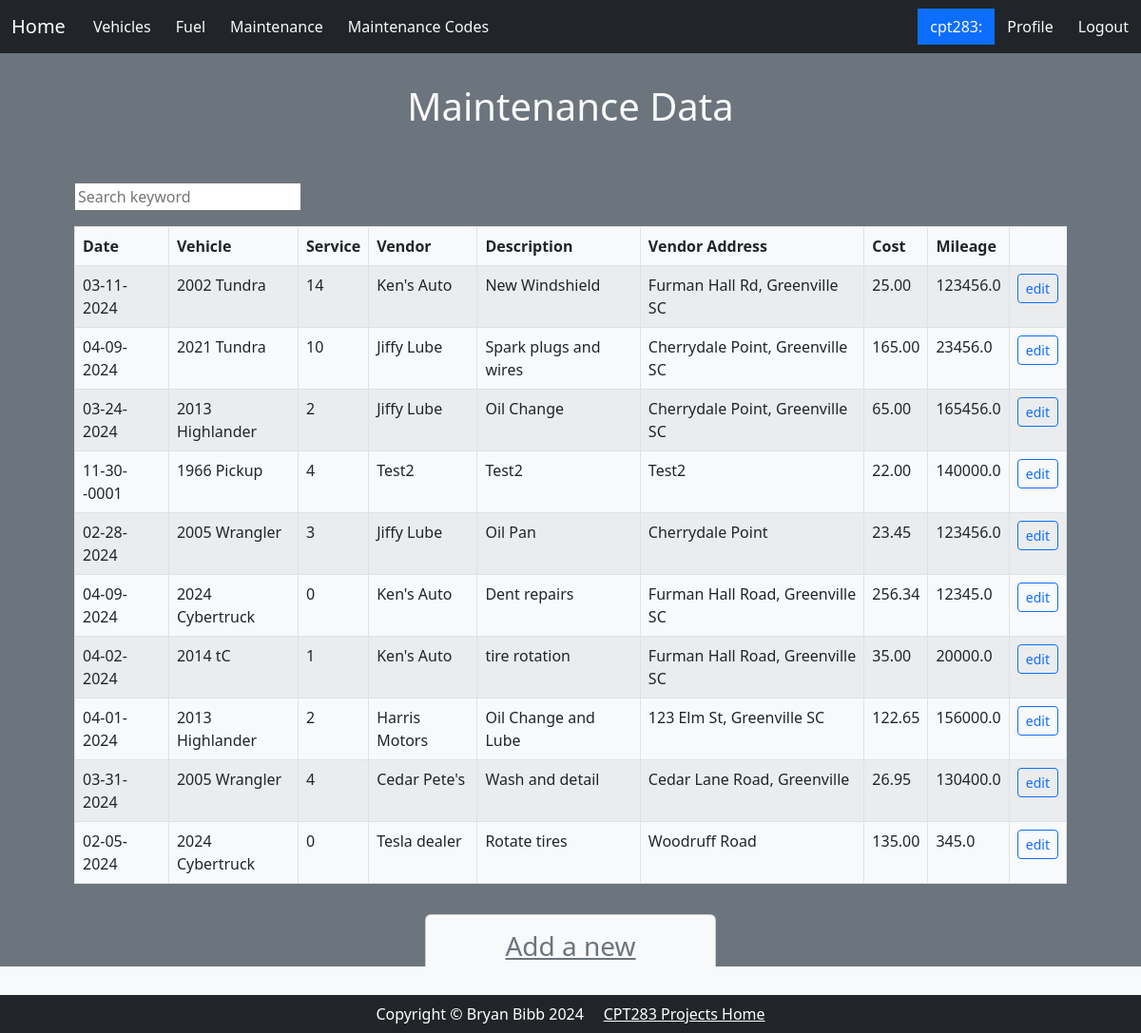
The page /maintenance.php (signed in) on the database its author committed.
### tables this page shows
CREATE TABLE `maintenance` (
  `maintenance_id` int NOT NULL,
  `maintenance_type_id` int NOT NULL,
  `vehicle_id` int NOT NULL,
  `maintenance_vendor` varchar(100) NOT NULL,
  `maintenance_description` varchar(255) NOT NULL,
  `maintenance_vendor_address` varchar(255) NOT NULL,
  `maintenance_cost` decimal(10,2) NOT NULL,
  `maintenance_mileage` decimal(10,1) NOT NULL,
  `maintenance_date` datetime NOT NULL,
  `maintenance_date_modified` datetime DEFAULT NULL,
  `entry_user_id` int DEFAULT NULL,
  `edit_user_id` int DEFAULT NULL
);

CREATE TABLE `vehicles` (
  `vehicle_id` int NOT NULL,
  `vehicle_class` varchar(100) NOT NULL,
  `vehicle_model` varchar(100) NOT NULL,
  `vehicle_year` int NOT NULL,
  `vehicle_year_purchased` int NOT NULL,
  `vehicle_color` varchar(50) NOT NULL,
  `vehicle_VIN` varchar(30) DEFAULT NULL,
  `vehicle_license_tag` varchar(100) NOT NULL,
  `vehicle_license_state` varchar(50) NOT NULL,
  `vehicle_purchase_price` decimal(10,2) NOT NULL,
  `vehicle_purchase_mileage` decimal(10,1) NOT NULL,
  `entry_user_ID` int DEFAULT NULL,
  `edit_user_ID` int NOT NULL,
  `vehicle_current_mileage` decimal(10,1) NOT NULL,
  `vehicle_make` varchar(100) NOT NULL,
  `record_status` int DEFAULT NULL,
  `image_file` varchar(50) DEFAULT NULL
);

### maintenance.php (the view, shortened to what this page needs)
<!DOCTYPE html>
<html lang="en">
<?php include('header.php') ?>
<body class="bg-secondary">
<?php require('config.php');
$query = 'SELECT *
            FROM maintenance
            LEFT JOIN vehicles ON maintenance.vehicle_id = vehicles.vehicle_id';
$statement = $db->prepare($query);
$statement->execute();
$mains = $statement->fetchAll();
?>
<div class="card-header py-3 text-center text-light m-5 my-3">
    <h1>Maintenance Data</h1>
</div>
<div class="container container-fluid w-auto px-lg-5 py-0">
    <input class="my-3" id="search" type="text" placeholder="Search keyword">
    <table class="table table-striped table-bordered table-responsive bg-light">
<thead>
        <tr>
            <th>Date</th>
            <th>Vehicle</th>
            <th>Service</th>
            <th>Vendor</th>
            <th>Description</th>
            <th>Vendor Address</th>
            <th>Cost</th>
            <th>Mileage</th>
        </tr>
</thead>
        <tbody id="maintenance">
        <?php foreach ($mains as $main) : ?>
            <?php $vehicle_name = $main['vehicle_year'] . ' ' . $main['vehicle_model']; ?>
            <tr>
                <td><?php echo date('m-d-Y', strtotime($main['maintenance_date'])); ?></td>
                <td><?php echo $vehicle_name; ?></td>
                <td><?php echo $main['maintenance_type_id']; ?></td>
                <td><?php echo $main['maintenance_vendor']; ?></td>
                <td><?php echo $main['maintenance_description']; ?></td>
                <td><?php echo $main['maintenance_vendor_address']; ?></td>
                <td><?php echo $main['maintenance_cost']?></td>
                <td><?php echo $main['maintenance_mileage']; ?></td>
                <td>
                    <form action="edit_maintenance.php" method="post"
                          id="edit_maintenance_form">
                        <button type="submit" class="btn btn-outline-primary btn-sm" name="maintenance_id"
                                value="<?php echo $main['maintenance_id'];?>">edit</button>
                    </form>
                </td>
            </tr>
        <?php endforeach; ?>
        </tbody>
    </table>
</div>
<div class="row justify-content-center">
    <div class="card py-3 text-center bg-light m-5 my-3 col-3">
        <h3><a class="link-secondary" href="add_maintenance.php">Add a new maintenance record</a></h3>
    </div>
</div>
<?php include('footer.php');?>
</body>
</html>

### rows shown on the page
maintenance: maintenance_date "03-11-2024", vehicle.vehicle_model "2002 Tundra", maintenance_type "14", maintenance_vendor "Ken's Auto", maintenance_description "New Windshield", maintenance_vendor_address "Furman Hall Rd, Greenville SC", maintenance_cost "25.00", maintenance_mileage "123456.0", $main['maintenance_id'] 1 (drawn)
maintenance: maintenance_date "04-09-2024", vehicle.vehicle_model "2021 Tundra", maintenance_type "10", maintenance_vendor "Jiffy Lube", maintenance_description "Spark plugs and wires", maintenance_vendor_address "Cherrydale Point, Greenville SC", maintenance_cost "165.00", maintenance_mileage "23456.0", $main['maintenance_id'] 3 (drawn)
maintenance: maintenance_date "03-24-2024", vehicle.vehicle_model "2013 Highlander", maintenance_type "2", maintenance_vendor "Jiffy Lube", maintenance_description "Oil Change", maintenance_vendor_address "Cherrydale Point, Greenville SC", maintenance_cost "65.00", maintenance_mileage "165456.0", $main['maintenance_id'] 4 (drawn)
maintenance: maintenance_date "11-30--0001", vehicle.vehicle_model "1966 Pickup", maintenance_type "4", maintenance_vendor "Test2", maintenance_description "Test2", maintenance_vendor_address "Test2", maintenance_cost "22.00", maintenance_mileage "140000.0", $main['maintenance_id'] 5 (drawn)
maintenance: maintenance_date "02-28-2024", vehicle.vehicle_model "2005 Wrangler", maintenance_type "3", maintenance_vendor "Jiffy Lube", maintenance_description "Oil Pan", maintenance_vendor_address "Cherrydale Point", maintenance_cost "23.45", maintenance_mileage "123456.0", $main['maintenance_id'] 9 (drawn)
maintenance: maintenance_date "04-09-2024", vehicle.vehicle_model "2024 Cybertruck", maintenance_type "0", maintenance_vendor "Ken's Auto", maintenance_description "Dent repairs", maintenance_vendor_address "Furman Hall Road, Greenville SC", maintenance_cost "256.34", maintenance_mileage "12345.0", $main['maintenance_id'] 10 (drawn)
maintenance: maintenance_date "04-02-2024", vehicle.vehicle_model "2014 tC", maintenance_type "1", maintenance_vendor "Ken's Auto", maintenance_description "tire rotation", maintenance_vendor_address "Furman Hall Road, Greenville SC", maintenance_cost "35.00", maintenance_mileage "20000.0", $main['maintenance_id'] 11 (drawn)
maintenance: maintenance_date "04-01-2024", vehicle.vehicle_model "2013 Highlander", maintenance_type "2", maintenance_vendor "Harris Motors", maintenance_description "Oil Change and Lube", maintenance_vendor_address "123 Elm St, Greenville SC", maintenance_cost "122.65", maintenance_mileage "156000.0", $main['maintenance_id'] 13 (drawn)
maintenance: maintenance_date "03-31-2024", vehicle.vehicle_model "2005 Wrangler", maintenance_type "4", maintenance_vendor "Cedar Pete's", maintenance_description "Wash and detail", maintenance_vendor_address "Cedar Lane Road, Greenville", maintenance_cost "26.95", maintenance_mileage "130400.0", $main['maintenance_id'] 14 (drawn)
maintenance: maintenance_date "02-05-2024", vehicle.vehicle_model "2024 Cybertruck", maintenance_type "0", maintenance_vendor "Tesla dealer", maintenance_description "Rotate tires", maintenance_vendor_address "Woodruff Road", maintenance_cost "135.00", maintenance_mileage "345.0", $main['maintenance_id'] 15 (drawn)

### other values the page prints
$_SESSION['name'] "cpt283"
